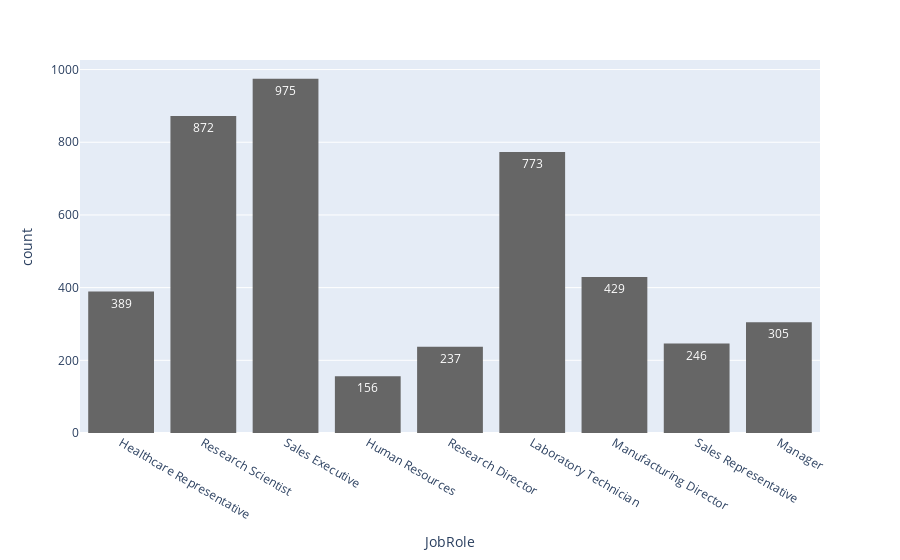

Notebook code cell kept with this figure:
### Code cell
fig = px.histogram(df, x="JobRole", barmode="group", text_auto=True, color_discrete_sequence=px.colors.qualitative.Prism_r, nbins=10)
fig.update_layout(xaxis_title="JobRole")
fig.update_layout(yaxis_title="count")
fig.show()

### Figure 1 — Plotly figure (JSON) as saved in the notebook; plotly's stock layout.template omitted (floating-point values rounded to 4 significant figures; data arrays with more than 128 entries replaced by an {"elided": "..."} marker saying what was removed)
{"data": [{"alignmentgroup": "True", "bingroup": "x", "hovertemplate": "JobRole=%{x}<br>count=%{y}<extra></extra>", "legendgroup": "", "marker": {"color": "rgb(102, 102, 102)", "pattern": {"shape": ""}}, "name": "", "nbinsx": 10, "offsetgroup": "", "orientation": "v", "showlegend": false, "texttemplate": "%{value}", "type": "histogram", "x": {"elided": "4382 str values"}, "xaxis": "x", "yaxis": "y"}], "layout": {"barmode": "group", "legend": {"tracegroupgap": 0}, "margin": {"t": 60}, "xaxis": {"anchor": "y", "domain": [0, 1], "title": {"text": "JobRole"}}, "yaxis": {"anchor": "x", "domain": [0, 1], "title": {"text": "count"}}}}
